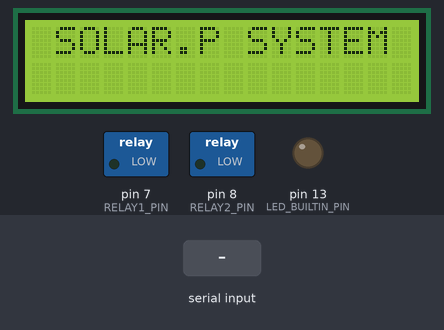
Bench run of a sketch on a simulated Arduino Uno, built with avr-gcc and run on an emulated ATmega328P. On the bench: 16×2 character LCD, switched loads named in the sketch (green lamp = pin HIGH), output pins drawn as LEDs (lit = HIGH). The test bench sets the inputs (shaded band). What the sketch prints to the serial monitor is not drawn.

Above: at 0.2 s.
At 2.3 s:
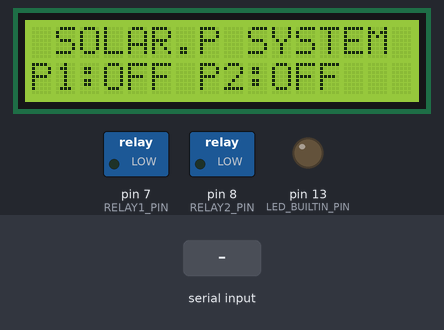
2.4 s: "1\n" received over the second serial link
Timing chart, 0 to 5.4 s (numbered marks = the images above; inputs shaded):
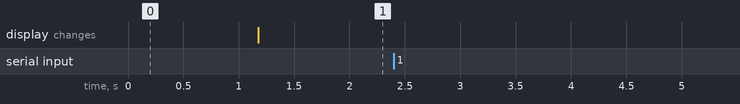

Measured:
- after the input at 2.4 s, every drawn part: stays the same

The sketch:

suntrack_plugcontrol_arduino.ino
```cpp
#include <SoftwareSerial.h>
#include <LiquidCrystal_I2C.h>

LiquidCrystal_I2C lcd(0x27, 16, 2);

#define DEBUG
#define RELAY1_PIN 7
#define RELAY2_PIN 8
#define LED_BUILTIN_PIN 13

#define ARR_CNT 10
#define CMD_SIZE 60

char lcdLine1[17] = " SOLAR.P SYSTEM ";
char lcdLine2[17] = "";

char sendBuf[CMD_SIZE];
char recvId[10] = "LT_SQL";  // SQL 저장 클라이이언트 ID

bool plug1State = false;  // plug1의 현재 상태 (on/off)
bool plug2State = false;  // plug2의 현재 상태 (on/off)

int pos = 0;        // pos 변수 (정수형)
float solar = 0.0;  // solar 변수 (실수형)

unsigned long previousMillis = 0;
const long interval = 2000;  // 2초 간격

bool timerIsrFlag = false;
int getSensorTime;
bool updatTimeFlag = false;

SoftwareSerial BTSerial(10, 11);  // RX ==>BT:TXD, TX ==> BT:RXD

void lcdDisplay(int x, int y, char* str);

void setup() {
#ifdef DEBUG
  Serial.begin(115200);
  Serial.println("setup() start!");
#endif

  lcd.init();
  lcd.backlight();
  lcdDisplay(0, 0, lcdLine1);
  lcdDisplay(0, 1, lcdLine2);

  pinMode(LED_BUILTIN_PIN, OUTPUT);
  pinMode(RELAY1_PIN, OUTPUT);
  pinMode(RELAY2_PIN, OUTPUT);
  digitalWrite(RELAY1_PIN, LOW);  // 릴레이 기본 상태 OFF
  digitalWrite(RELAY2_PIN, LOW);  // 릴레이 기본 상태 OFF

  BTSerial.begin(9600);  // set the data rate for the SoftwareSerial port

  sprintf(sendBuf, "[LT_SQL]SETDB@PLUG1@OFF@RGB_AND\n");
  BTSerial.write(sendBuf);
  delay(1000);
  sprintf(sendBuf, "[LT_SQL]SETDB@PLUG2@OFF@RGB_AND\n");
  BTSerial.write(sendBuf);
}

void loop() {
  unsigned long currentMillis = millis();

  if (currentMillis - previousMillis >= interval) {
    previousMillis = currentMillis;

    // pos 요청
    sprintf(sendBuf, "[LT_SQL]GETDB@KCCI\n");
    BTSerial.write(sendBuf);
  }

  if (BTSerial.available())
    bluetoothEvent();

  // LCD에 릴레이 상태 출력
  sprintf(lcdLine2, "P1:%s P2:%s", plug1State ? "ON " : "OFF", plug2State ? "ON " : "OFF");
  lcdDisplay(0, 1, lcdLine2);
}

void bluetoothEvent() {
  int i = 0;
  char* pToken;
  char* pArray[ARR_CNT] = { 0 };
  char recvBuf[CMD_SIZE] = { 0 };
  int len = 0;

#ifdef DEBUG
  Serial.print("Received raw BT data: ");
  Serial.println(recvBuf);
#endif
  if (BTSerial.available()) {
    len = BTSerial.readBytesUntil('\n', recvBuf, sizeof(recvBuf) - 1);
    recvBuf[len] = '\0';
    pToken = strtok(recvBuf, "[@]");
    while (pToken != NULL) {
      pArray[i] = pToken;
      if (++i >= ARR_CNT)
        break;
      pToken = strtok(NULL, "[@]");
    }
  }
  char posStr[10];
  char solStr[10];
  // 응답 예시: [LT_SQL]@KCCI@Pos@BL@Solar@4.350
  if (i >= 4 && strcmp(pArray[1], "GETDB") == 0) {
    strncpy(posStr, pArray[4], sizeof(posStr) - 1);
    posStr[sizeof(posStr) - 1] = '\0';
    strncpy(solStr, pArray[6], sizeof(solStr) - 1);

    sprintf(lcdLine1, "POS:%s SOL:%s", posStr, solStr);
    lcdDisplay(0, 0, lcdLine1);
  }

  //recvBuf : [XXX_BTM]LED@ON
  //pArray[0] = "XXX_LIN"   : 송신자 ID
  //pArray[1] = "LED"
  //pArray[2] = "ON"
  //pArray[3] = 0x0
  /*if ((strlen(pArray[1]) + strlen(pArray[2])) < 16) {
    sprintf(lcdLine2, "%s %s", pArray[1], pArray[2]);
    lcdDisplay(0, 1, lcdLine2);
  }*/

  if (!strcmp(pArray[0], "LT_ARD")) {
    return;
  }

 if (!strcmp(pArray[1], "PLUG1")) {
    Serial.println("PLUG1 command recognized");
    if (!strcmp(pArray[2], "ON")) {
      digitalWrite(RELAY1_PIN, HIGH);
      plug1State = true;
    }
    else if (!strcmp(pArray[2], "OFF")) {
      digitalWrite(RELAY1_PIN, LOW);
      plug1State = false;
    }
    sprintf(sendBuf, "[LT_SQL]SETDB@%s@%s@%s\n", pArray[1], plug1State ? "ON" : "OFF", pArray[0]);
    BTSerial.write(sendBuf);

  } else if (!strcmp(pArray[1], "PLUG2")) {
    Serial.println("PLUG2 command recognized");
    if (!strcmp(pArray[2], "ON")) {
      digitalWrite(RELAY2_PIN, HIGH);
      plug2State = true;

    } else if (!strcmp(pArray[2], "OFF")) {
      digitalWrite(RELAY2_PIN, LOW);
      plug2State = false;
    }
    sprintf(sendBuf, "[LT_SQL]SETDB@%s@%s@%s\n", pArray[1], plug2State ? "ON" : "OFF", pArray[0]);
    BTSerial.write(sendBuf);
  }
/*
  else if (!strcmp(pArray[1], "GETSTATE")) {
    if (pArray[2] == NULL) {
      getSensorTime = 0;
    } else {
      getSensorTime = atoi(pArray[2]);
      strcpy(recvId, pArray[0]);
    }
  }
  */
}

void lcdDisplay(int x, int y, char* str) {
  int len = 16 - strlen(str);
  lcd.setCursor(x, y);
  lcd.print(str);
  for (int i = len; i > 0; i--)
    lcd.write(' ');
}
```
